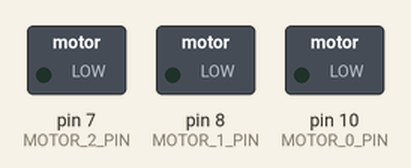
Simulated run of this sketch. Board: Arduino Mega 2560, built with avr-gcc and run on an emulated ATmega2560. Shown: switched loads named in the sketch (green lamp = pin HIGH).

Above: at 0.1 s.
At 6.1 s:
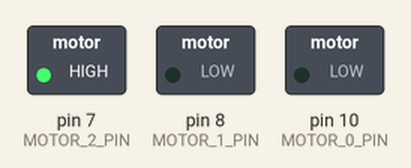
At 16.1 s:
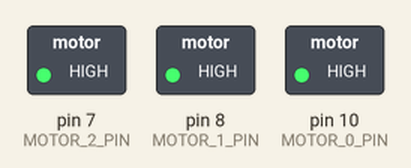
At 18.1 s:
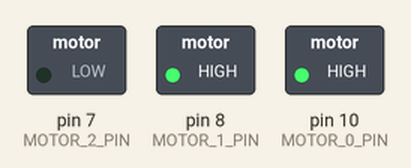
At 25.1 s:
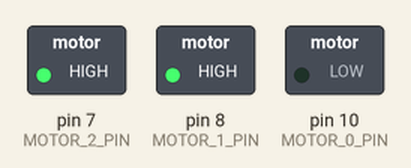
At 28.1 s:
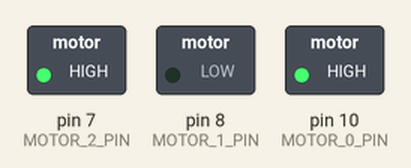
Timing chart, 0 to 40.0 s (numbered marks = the images above):
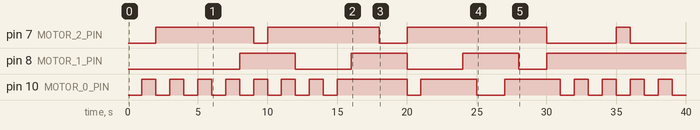

Measured:
- by itself, pin 7 (MOTOR_2_PIN): LOW → HIGH at 2.0 s, → LOW 7.0 s later, → HIGH 1.0 s later, → LOW 8.0 s later, … (8 changes in this stretch)
- by itself, pin 8 (MOTOR_1_PIN): repeats every 8.0 s: LOW 4.0 s, HIGH 4.0 s
- by itself, pin 10 (MOTOR_0_PIN): LOW → HIGH at 1.0 s, → LOW 1.0 s later, → HIGH 1.0 s later, → LOW 1.0 s later, … (28 changes in this stretch)

The sketch:

Timer.ino
```cpp
/**
 * Author: Karl Frederick Roldan
 *
 * I will not be using any libraries for this sketch. The `timer0`
 * of Arduino Mega 2560 enables us to have an accurate time to 50 days
 * when used with `millis()`. Let's leverage on this fact. Machine time
 * is not accurate. So what I did was make the program work for seconds,
 * at least.
 */

#define MOTOR_0_PIN 10
#define MOTOR_1_PIN 8
#define MOTOR_2_PIN 7

// Comment this out to turn off all SERIAL printlns.
// #define DEBUG

using ulong = unsigned long;

/**
 * A function to convert from milliseconds to seconds.
 */
inline ulong ms_to_s(ulong ms) {
  return ms / 1000;
}

/**
 * A function that converts from seconds to ms.
 */
inline ulong s_to_ms(ulong s) {
  return s * 1000;
}

class Motor {
  public:
    Motor(int pin,
      ulong t0,     // Switch time
      ulong t1_on,  // How many seconds will t1 be turned on?
      ulong t1_off, // How many seconds will t1 be turned off?
      ulong t2_on,  // How many seconds will t2 be turned on?
      ulong t2_off  // How many seconds will t2 be turned off?
    ) : t_switch {t0},
        t1 {t1_on, t1_off, pin},
        t2 {t2_on, t2_off, pin},
        last_update {0}
    {
      pinMode(pin, OUTPUT);
    }

    /**
     * Update timer status and the pin.
     * Note that this time is in seconds.
     */
    void update(ulong time) {
      // Poll t_switch
      if (time % t_switch == 0 && last_update != time) {
        is_t1 = !is_t1; // switch.
        last_update = time;
        #ifdef DEBUG
        Serial.print("Updating t0: ");
        Serial.print(time);
        Serial.print(" seconds. Timer is now: ");

        if (is_t1) {
          Serial.println("t1");
        } else {
          Serial.println("t2");
        }
        #endif
      }

      // Timer::update has its own `last_update`.
      if (is_t1) {
        t1.update(time);
      } else {
        t2.update(time);
      }
    }
  private:
    /* The timer is a struct that contains information about one of the three timers. */
    struct Timer {
      ulong time_on;      // how long will the timer stay on?
      ulong time_off;     // how long will the timer stay off?
      ulong last_update;  // when was the last time the timer was last updated?
      int pin;            // which pin is the timer working on?
      bool is_on;         // is the LOAD currently turned on?
      Timer(ulong on, ulong off, int _pin)
        : time_on{on}, time_off {off}, is_on {false}, pin {_pin}, last_update {0} {}

      void update(ulong time) {
        if (is_on) {
          // Check how many seconds should this be turned on.
          if (time % time_on == 0 && time != last_update) {
            // Then we should switch.
            is_on = false;
            last_update = time;
            digitalWrite(pin, LOW);
            #ifdef DEBUG
            Serial.print("Switched to off at time ");
            Serial.print(time);
            Serial.println(" seconds");
            #endif
          }
        } else {
          if (time % time_off == 0 && time != last_update) {
            is_on = true; // switch.
            last_update = time;
            digitalWrite(pin, HIGH);
            #ifdef DEBUG
            Serial.print("Switched to on at time ");
            Serial.print(time);
            Serial.println(" seconds");
            #endif
          }
        }
      }

      void reset() {
        last_update = 0;
      }
    };

    /* Timer to switch between t1 and t2. */
    ulong t_switch;
    /* Last time update. This is to prevent multiple updates in the same second. */
    ulong last_update;
    /* Flag whether t1 is currently in use. */
    bool is_t1;
    Timer t1;
    Timer t2;


};

Motor m0 = m0 = Motor(MOTOR_0_PIN,
    15, // Switch every 15 seconds
    5,  // t1 is on for 5 seconds
    3,  // t1 is on for 3 seconds
    1,  // t2 is on for 1 second
    1   // t2 is off for 1 second.
);

Motor m1 = Motor(MOTOR_1_PIN,
    30, // Switch every 10 seconds
    15, // t1 is on for 15 seconds
    2,  // t1 is on for 2 seconds
    4,  // t2 is on for 4 seconds
    8   // t2 is off for 8 seconds.
);

Motor m2 = Motor(MOTOR_2_PIN,
    24, // Switch every 24 seconds
    3,  // t1 is on for 3 seconds
    7,  // t1 is on for 7 seconds
    9,  // t2 is on for 9 seconds
    2   // t2 is off for 2 seconds.
);

void setup() {
  #ifdef DEBUG
  Serial.begin(230400);
  #endif
}

void loop() {
  // put your main code here, to run repeatedly:
  ulong time { ms_to_s(millis()) };
  m0.update(time);
  m1.update(time);
  m2.update(time);
}
```
